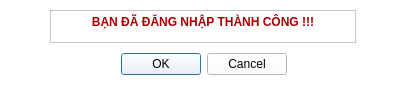
<?xml version="1.0" encoding="UTF-8"?>
<ui version="4.0">
 <class>check_login</class>
 <widget class="QDialog" name="check_login">
  <property name="geometry">
   <rect>
    <x>0</x>
    <y>0</y>
    <width>402</width>
    <height>89</height>
   </rect>
  </property>
  <property name="windowTitle">
   <string>Dialog</string>
  </property>
  <property name="styleSheet">
   <string notr="true">background-color: rgb(255, 255, 255);</string>
  </property>
  <widget class="QTextBrowser" name="textBrowser">
   <property name="geometry">
    <rect>
     <x>50</x>
     <y>10</y>
     <width>306</width>
     <height>33</height>
    </rect>
   </property>
   <property name="styleSheet">
    <string notr="true">color: rgb(170, 0, 0);
font: 700 9pt &quot;Segoe UI&quot;;</string>
   </property>
   <property name="html">
    <string>&lt;!DOCTYPE HTML PUBLIC &quot;-//W3C//DTD HTML 4.0//EN&quot; &quot;http://www.w3.org/TR/REC-html40/strict.dtd&quot;&gt;
&lt;html&gt;&lt;head&gt;&lt;meta name=&quot;qrichtext&quot; content=&quot;1&quot; /&gt;&lt;meta charset=&quot;utf-8&quot; /&gt;&lt;style type=&quot;text/css&quot;&gt;
p, li { white-space: pre-wrap; }
hr { height: 1px; border-width: 0; }
li.unchecked::marker { content: &quot;\2610&quot;; }
li.checked::marker { content: &quot;\2612&quot;; }
&lt;/style&gt;&lt;/head&gt;&lt;body style=&quot; font-family:'Segoe UI'; font-size:9pt; font-weight:700; font-style:normal;&quot;&gt;
&lt;p align=&quot;center&quot; style=&quot; margin-top:0px; margin-bottom:0px; margin-left:0px; margin-right:0px; -qt-block-indent:0; text-indent:0px;&quot;&gt;BẠN ĐÃ ĐĂNG NHẬP THÀNH CÔNG !!!&lt;/p&gt;&lt;/body&gt;&lt;/html&gt;</string>
   </property>
  </widget>
  <widget class="QDialogButtonBox" name="exit_button">
   <property name="geometry">
    <rect>
     <x>120</x>
     <y>50</y>
     <width>167</width>
     <height>29</height>
    </rect>
   </property>
   <property name="styleSheet">
    <string notr="true">color: rgb(0, 0, 0);
background-color: rgb(255, 255, 255);
font: 700 9pt &quot;Segoe UI&quot;;</string>
   </property>
   <property name="orientation">
    <enum>Qt::Horizontal</enum>
   </property>
   <property name="standardButtons">
    <set>QDialogButtonBox::Cancel|QDialogButtonBox::Ok</set>
   </property>
  </widget>
 </widget>
 <resources/>
 <connections>
  <connection>
   <sender>exit_button</sender>
   <signal>accepted()</signal>
   <receiver>check_login</receiver>
   <slot>accept()</slot>
   <hints>
    <hint type="sourcelabel">
     <x>236</x>
     <y>108</y>
    </hint>
    <hint type="destinationlabel">
     <x>157</x>
     <y>122</y>
    </hint>
   </hints>
  </connection>
  <connection>
   <sender>exit_button</sender>
   <signal>rejected()</signal>
   <receiver>check_login</receiver>
   <slot>reject()</slot>
   <hints>
    <hint type="sourcelabel">
     <x>236</x>
     <y>108</y>
    </hint>
    <hint type="destinationlabel">
     <x>286</x>
     <y>122</y>
    </hint>
   </hints>
  </connection>
 </connections>
</ui>
